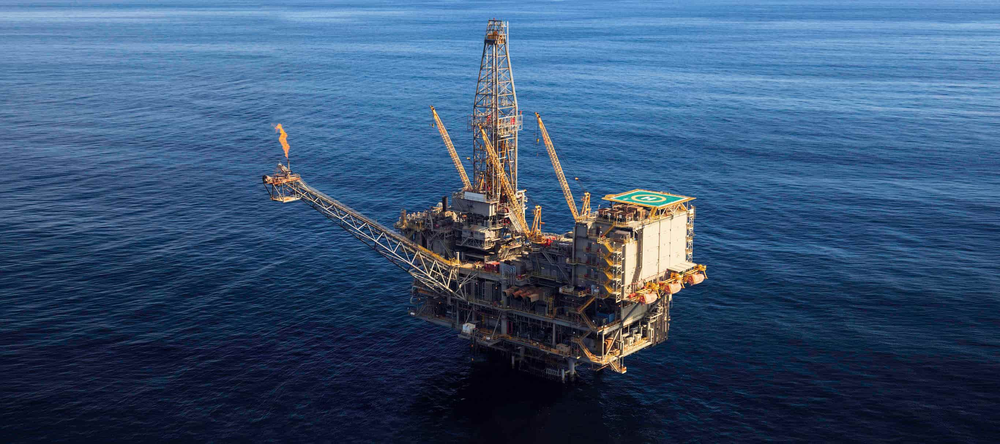
#> input picture oil-and-gas-real.png, 1000 x 444 px, shrunk from 2732 x 1214 before the run, found by its file name
$ python images_processing.py
#> lines starting #> are read from the running program, lines starting #| are printed output that depends on the picture
import os

import cv2
import numpy as np
import matplotlib.pyplot as plt

image_path = "/Users/hoangmac/ImageProcessing and Computer Vision/ImageProcessing/oil-and-gas-real.png"


def compute_gray_scale_factor_by_lightness_method(image_path):
    if not os.path.exists(image_path):
        return

    img = cv2.imread(image_path)
    R, G, B = img[:, :, 0], img[:, :, 1], img[:, :, 2]
    min_r = np.min(R)
    min_g = np.min(G)
    min_b = np.min(B)

    max_r = np.max(R)
    max_g = np.max(G)
    max_b = np.max(B)
    return 0.5*(min(min_r,min_g, min_b) + max(max_r, max_g, max_b))

# Load an color image in grayscale
img = cv2.imread(image_path)
#> img is the input picture: shape (444, 1000, 3); mean B, G, R 115.6, 83, 56
# gray_scale = compute_gray_scale_factor_by_lightness_method(image_path)
print(img.shape)
#| (444, 1000, 3)
# fix_img = cv2.cvtColor(img, cv2.COLOR_BGR2RGB)
B, G, R = img[:, :, 0], img[:, :, 1], img[:, :, 2]
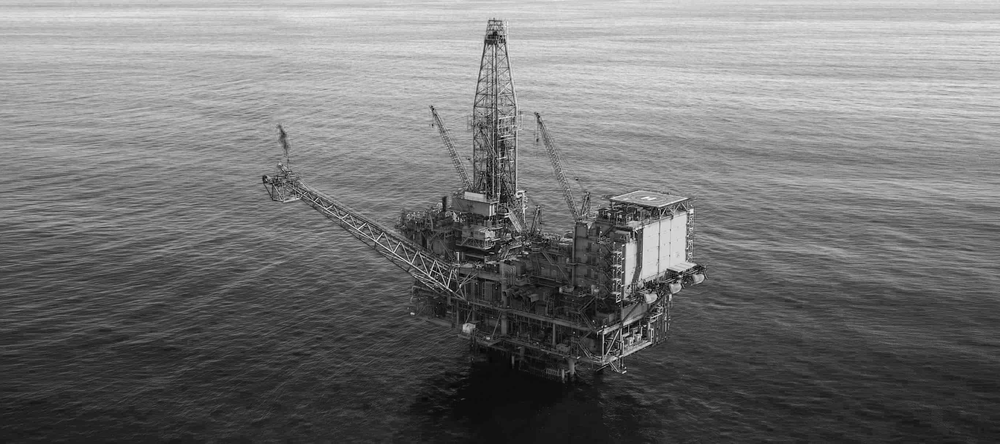
#> B: shape (444, 1000); min 0, max 255, mean 115.6
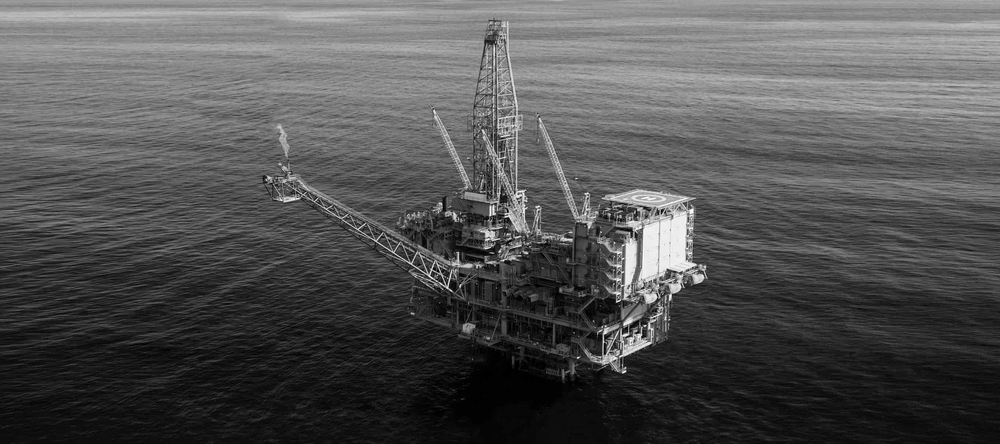
#> G: shape (444, 1000); min 0, max 255, mean 83
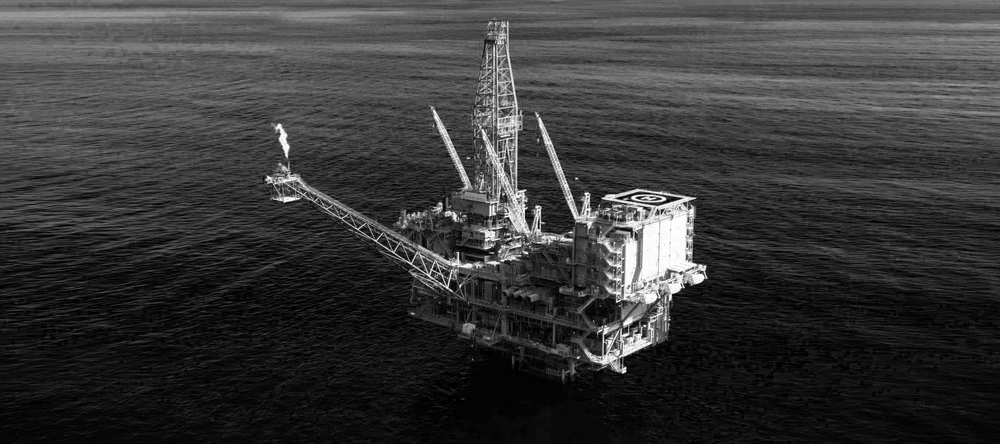
#> R: shape (444, 1000); min 0, max 255, mean 56

# lightnessImgGray = gray_scale*R + gray_scale*G + gray_scale*B

imgGray = 0.299 * R + 0.587 * G + 0.114 * B

Average_Gray = B / 3 + G / 3 + R / 3
Weighted_Gray = (0 * B) + (0 * G) + (1 * R)

# plt.imshow(imgGray, cmap="gray")

# Show the image
cv2.imshow('image', imgGray)
cv2.waitKey(0)
cv2.destroyAllWindows()
# https://www.baeldung.com/cs/convert-rgb-to-grayscale

$ run again, with averaged_byhand1.png copied over oil-and-gas-real.png
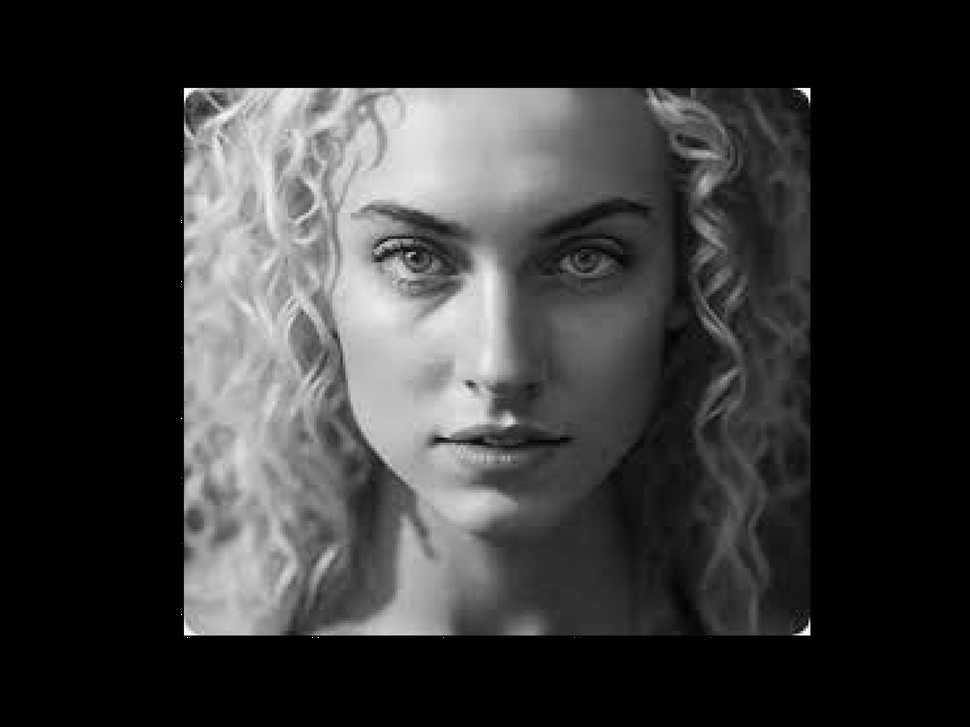
#> input picture averaged_byhand1.png, 970 x 727 px, shrunk from 8000 x 6000 before the run, found by its file name
#> img is the input picture: shape (727, 970, 3); min 0, max 255, mean 53.6
#| (727, 970, 3)
#> `cv2.imshow('image', imgGray)`:
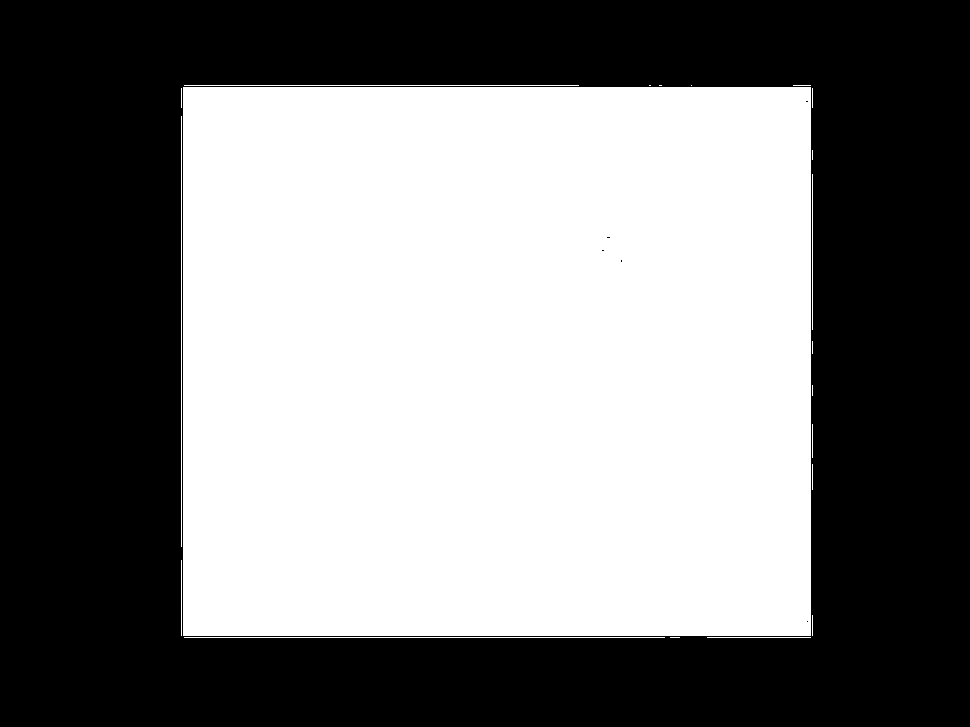
#> window 'image': shape (727, 970); min 0, max 255, mean 125.3

$ run again, with averaged_sample.png copied over oil-and-gas-real.png
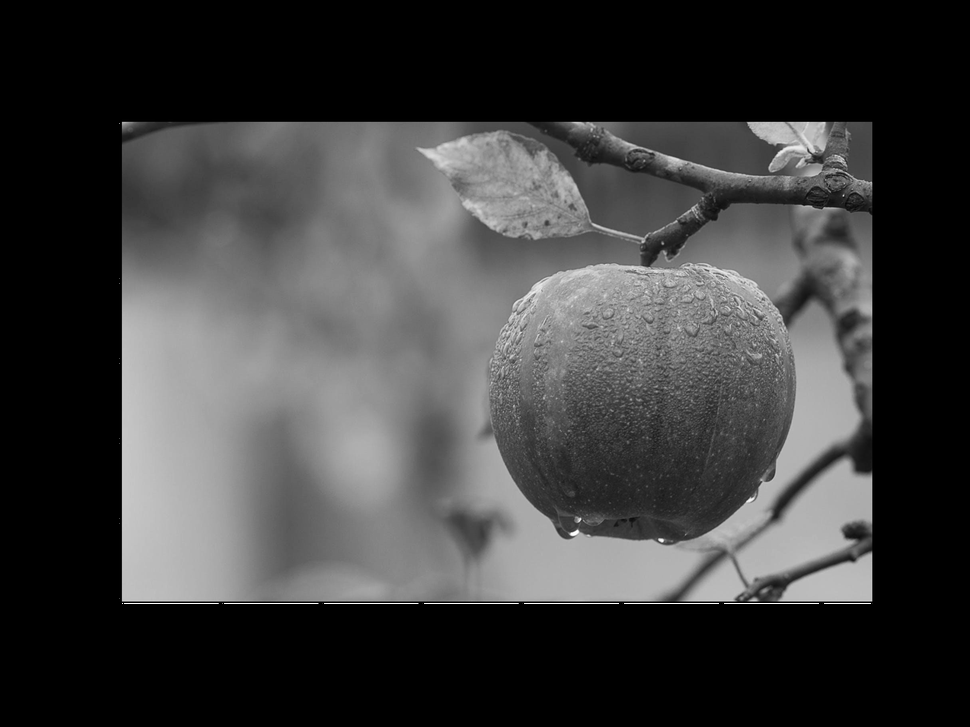
#> input picture averaged_sample.png, 970 x 727 px, shrunk from 1600 x 1200 before the run, found by its file name
#> img is the input picture: shape (727, 970, 3); min 0, max 255, mean 62.1
#| (727, 970, 3)
#> `cv2.imshow('image', imgGray)`:
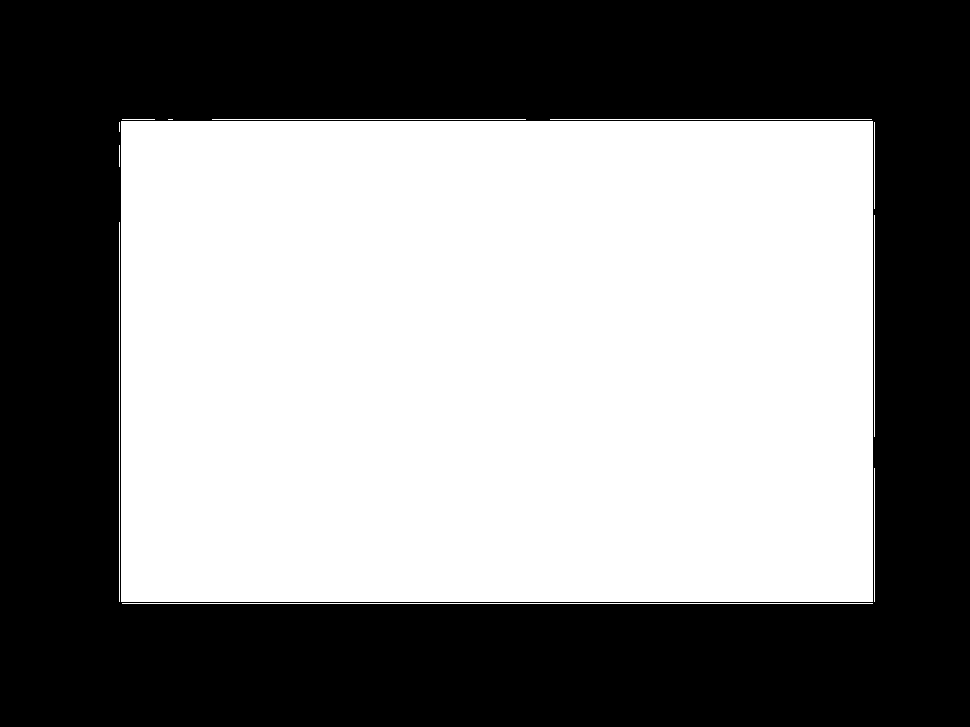
#> window 'image': shape (727, 970); min 0, max 255, mean 131.6
